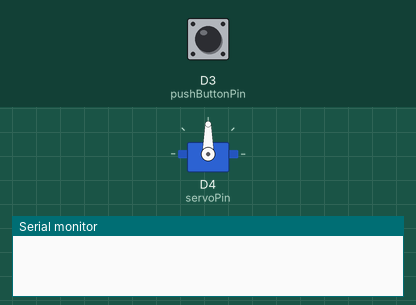
The sketch below on a simulated ESP8266 (NodeMCU). Shown: servo, the last lines printed to the serial monitor. Inputs (shaded band) come from the test bench; at power-on: D3 (pushButtonPin) HIGH. WiFi joins after 1.5 s; servers stay silent unless stated.

Above: at 3.0 s.
3.1 s: D3 (pushButtonPin) pulled LOW for 0.15 s
At 3.25 s:
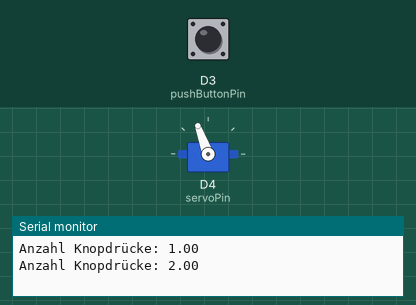
At 5.9 s:
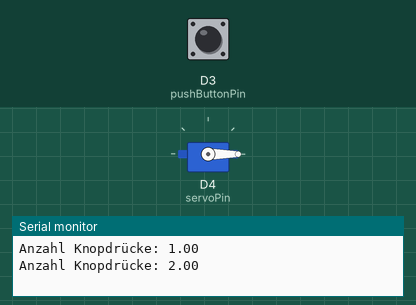
6.1 s: D3 (pushButtonPin) pulled LOW for 1 s
At 6.7 s:
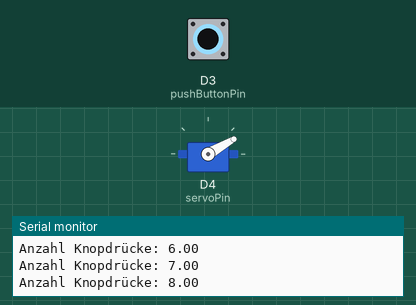
Timing chart, 0 to 9.1 s (numbered marks = the images above; inputs shaded):
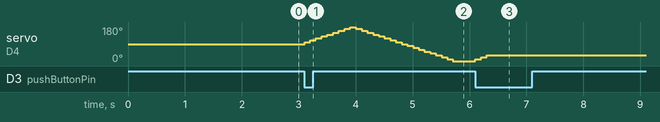

The sketch:

S__igkeiten_Spender.ino
```cpp
//>>>>>>>>>>>>>>>>>>>Definieren für Blynk und Pins<<<<<<<<<<<<<<<<<<<<<<<
#define BLYNK_TEMPLATE_ID ""
#define BLYNK_DEVICE_NAME "Süßigkeitenbox"
#define BLYNK_AUTH_TOKEN ""
#define BLYNK_PRINT Serial
#define servoPin D4
#define pushButtonPin D3

//>>>>>>>>>>>>>>>>>>>>Einbinden nötiger Bibiotheken<<<<<<<<<<<<<<<<<<<<<<<

#include <ESP8266WiFi.h>
#include <BlynkSimpleEsp8266.h>
#include <Servo.h>
#include <TimeLib.h>
#include <Time.h>
Servo myservo;                            // Erstellen eines Servoobjekts

//>>>>>>>>>>>>>>>>>>>>>>>>>>>Variablen, Konstante<<<<<<<<<<<<<<<<<<<<<<<<<<<<<<<<<<<
char auth[] = BLYNK_AUTH_TOKEN;           // Eingabe der Blynk und WIFI Daten
char ssid[] = "";                  // SSID des Routers eingeben
char pass[] = "";     // Passwort des Routers eingeben

int angle =90;                            // Uhrspungs Startgrad des Servos (zwischen 1 und 179)
int angleStep =10;                        // in 10er Schritten
int buttonPushed =0;                      // Variable des Zustandes vom Button


const int minAngle = 0;                   // Konstante nicht änderbare int Werte zur Bestimmung Maximale Schwenkung
const int maxAngle = 180;
const int type =2;                        // Typ 2 start von 180 bis 0 und Typ 1 umgekehrt

//>>>>>>>>>>>>>>>>>>>>Blynk Konfiguration WIFI <<<<<<<<<<<<<<<<<<<<<<<<<<<
BlynkTimer timer;

BLYNK_WRITE(V0){
  int value = param.asInt();              // Umwandeln des Virtuellen Pins in ein Integer
  Blynk.virtualWrite(V1, value);
}

void myTimerEvent()
{
  Blynk.virtualWrite(V2, millis() / 1000);
}
//>>>>>>>>>>>>>>>>>>>>>Setup für Blynk und Servo<<<<<<<<<<<<<<<<<<<<<<<<<<<
void setup()
{
  Serial.begin(115200);                  // Konsolenausgabe per Serial Monitor
  Blynk.begin(auth, ssid, pass);         // Verbindung zum Internet aufgaben
  timer.setInterval(1000L, myTimerEvent);

  myservo.attach(servoPin);              // Servo wird dem PIN zugeteilt
  pinMode(pushButtonPin,INPUT_PULLUP);
  myservo.write(angle);
}

//>>>>>>>>>>>>>>>>>>>>Servo Bedienung per phyischen Knopfdruck<<<<<<<<<<<<<<<<<<<<<<
double COUNT = 0;                           // Counter um Ausgabe zu begrenzen

void loop(){
  Blynk.run();
  timer.run();
    if (year() != 1970 && hour() == 0 && minute() == 0 && second() == 0){
    COUNT = 0;
  }

  if(digitalRead(pushButtonPin) == LOW){
    buttonPushed = 1;
    COUNT++;
    Serial.print("Anzahl Knopdrücke: ");
    Serial.println(COUNT);
    Blynk.virtualWrite(V5, COUNT);
    Blynk.syncVirtual(V5);
  }
   if( buttonPushed ){

   if (COUNT <= 5)
  angle = angle + angleStep;

    // Umkeheren der Rotation
    if (angle >= maxAngle) {
      angleStep = -angleStep;
        if(type ==1)
        {
            buttonPushed =0;
        }
    }

    if (angle <= minAngle) {
      angleStep = -angleStep;
       if(type ==2)
        {
            buttonPushed =0;
        }
    }

  myservo.write(angle);               //Rükehr zur Ursprungsgrad
  delay(100);                         //Wartezeit bis Servo ankommt
   }

}

//>>>>>>>>>>>>>>>>>>>>Methode zur Servodrehung<<<<<<<<<<<<<<<<<<<<<<
void sweep(){
  int pos;
  for (pos = 0; pos <= 40; pos += 1) { // Geht von 0 zu 180 Grad

    myservo.write(pos);                // Servo soll zur position "pos" gehen
    delay(0);
  }
  for (pos = 180; pos >= 0; pos -= 1) { // geht von 180 zu 0 Grad
    myservo.write(pos);
    delay(0);                          // Keine Verzögerung, jedoch einstellbar
  }
}

//>>>>>>>>>>>>>>>>>>>>Servobedienung per Blynk App<<<<<<<<<<<<<<<<<<<<<<
BLYNK_WRITE(V4)
{
  int pinValue = param.asInt();
  if (pinValue == 1) {                  // Wenn Button 1 sendet
    sweep();                            // Startet die sweep Methode
    Blynk.run();                        // Wird ausgeführt bis die loop verlassen/widerholt wird
    int pinValue = 0;                   // Setze V0 auf 0 um aus der loop zu gehen
    Blynk.syncVirtual(V4);              // Status der Blynk_Write funktion testet ob widerholt oder verlassen wird
  }
}
```

Measured:
- after the input at 3.1 s, servo on D4 (servoPin): rises from 90° to 180° in 0.80 s, then falls to 0° in 1.8 s
- after the input at 6.1 s, servo on D4 (servoPin): 0° → 10° at once, → 20° 0.10 s later, → 30° 0.10 s later
